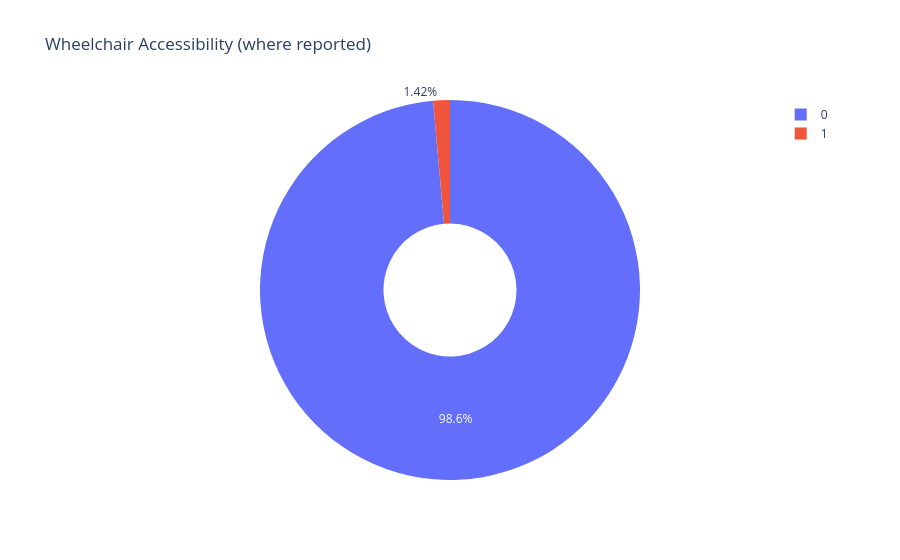

The cell this chart's notebook holds for it:
### Code cell
wheelchair_data = df["attr_wheelchair"].value_counts()

fig = px.pie(
    values=wheelchair_data.values,
    names=wheelchair_data.index,
    title="Wheelchair Accessibility (where reported)",
    template=PLOTLY_TEMPLATE,
    hole=0.35,
)
fig.show()

### Figure 1 — Plotly figure (JSON) as saved in the notebook; plotly's stock layout.template omitted (floating-point values rounded to 4 significant figures)
{"data": [{"domain": {"x": [0, 1], "y": [0, 1]}, "hole": 0.35, "hovertemplate": "label=%{label}<br>value=%{value}<extra></extra>", "labels": [0, 1], "legendgroup": "", "name": "", "showlegend": true, "type": "pie", "values": [147358, 2127]}], "layout": {"legend": {"tracegroupgap": 0}, "title": {"text": "Wheelchair Accessibility (where reported)"}}}
